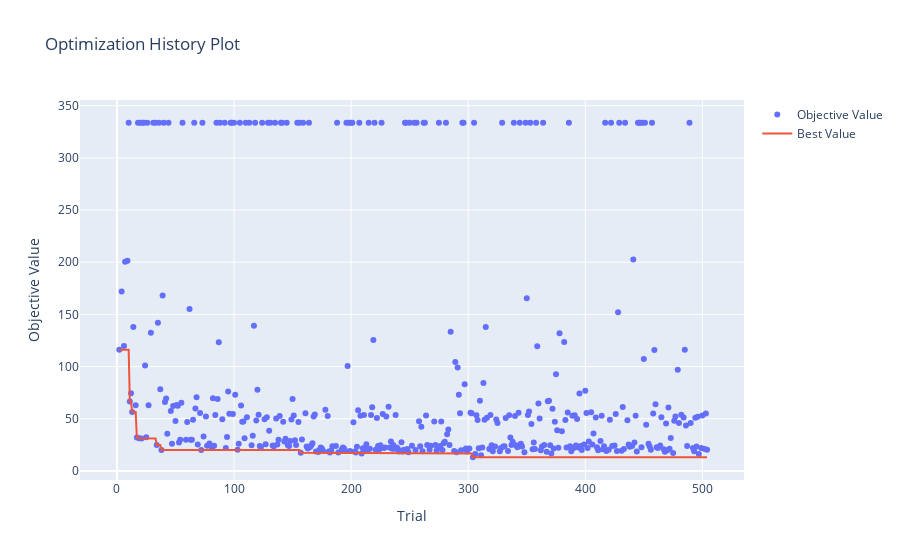

Notebook cell for this chart:
### Code cell
print(study.study_name)
valid_trials = [t for t in study.trials if t.value is not None]
top_3_trials = sorted(valid_trials, key=lambda t: t.value)[:10]
for i, trial in enumerate(top_3_trials):
    print(f"\nTrial {i+1}:")
    print("Params:", trial.params)
    print("Value:", trial.value)
print("---------------------------------------","\n")
print("Best Result:", study.best_value)

vis.plot_optimization_history(study)

### Figure 1 — Plotly figure (JSON) as saved in the notebook; plotly's stock layout.template omitted (floating-point values rounded to 4 significant figures; data arrays with more than 128 entries replaced by an {"elided": "..."} marker saying what was removed)
{"data": [{"mode": "markers", "name": "Objective Value", "type": "scatter", "x": {"elided": "503 int values"}, "y": {"elided": "503 float values"}}, {"mode": "lines", "name": "Best Value", "type": "scatter", "x": {"elided": "505 int values"}, "y": {"elided": "505 float values"}}, {"marker": {"color": "#cccccc"}, "mode": "markers", "name": "Infeasible Trial", "showlegend": false, "type": "scatter", "x": [], "y": []}], "layout": {"title": {"text": "Optimization History Plot"}, "xaxis": {"title": {"text": "Trial"}}, "yaxis": {"title": {"text": "Objective Value"}}}}
